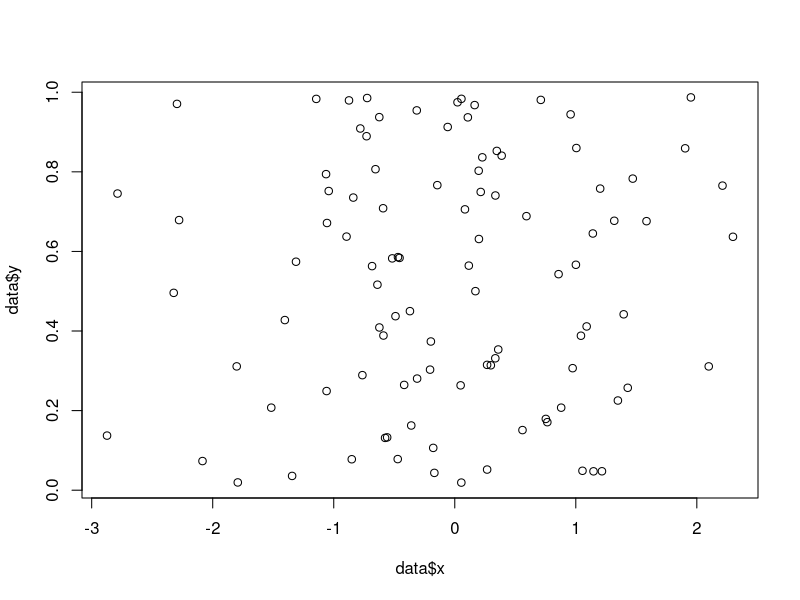

Here is the R script that generated this plot:
## ---- chunk 1
num_1 <- 101
num_2 <- 303

num_1 + num_2
## ---- chunk 2
word1 <- 3
word2 <- 2
  
word1+word2
## ---- chunk 3
data <- read.csv("lab_00_data.csv")
head(data)
## ---- chunk 4
plot(data$x, data$y)
